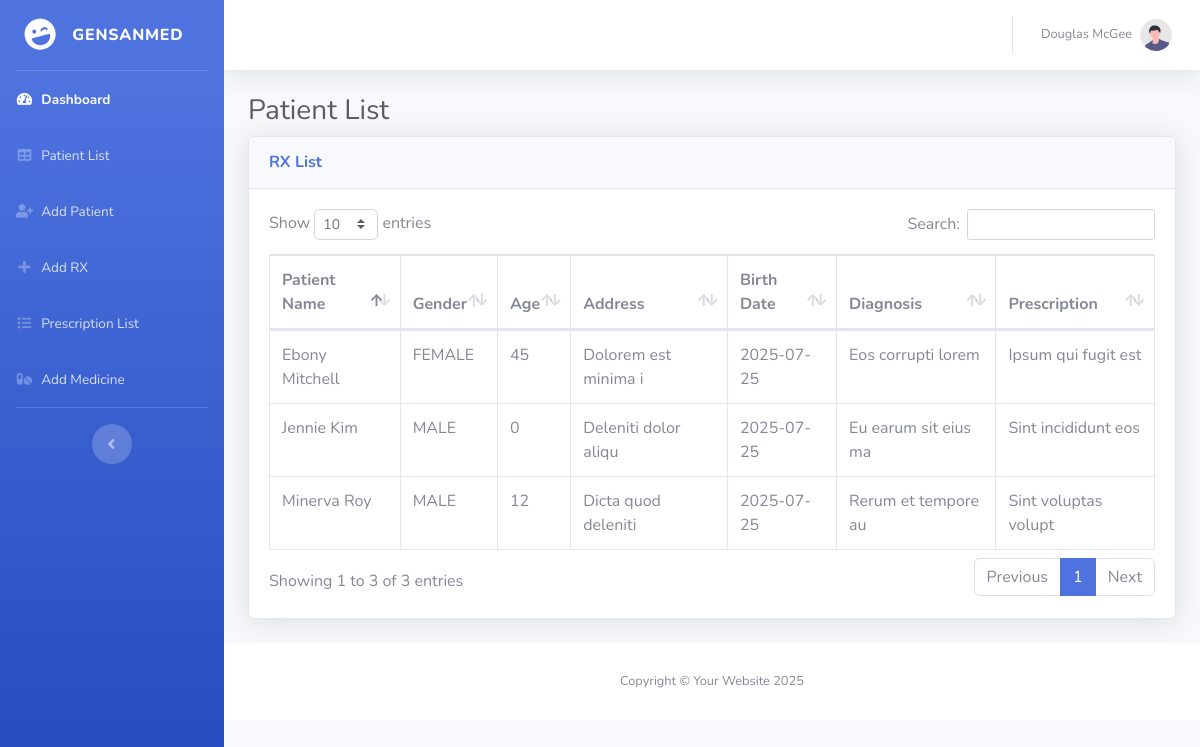
The app's page /patient_list.php with its own data.
### tables this page shows
CREATE TABLE `rx_prescriptions` (
  `id` int(11) NOT NULL,
  `patient_name` varchar(255) NOT NULL,
  `date` date NOT NULL,
  `address` text NOT NULL,
  `age` int(11) NOT NULL,
  `gender` varchar(10) NOT NULL,
  `medicine` varchar(999) NOT NULL,
  `diagnosis` text NOT NULL,
  `prescription` text NOT NULL,
  `created_at` timestamp NOT NULL DEFAULT current_timestamp()
);

### patient_list.php (the view, shortened to what this page needs)
<!DOCTYPE html>
<html lang="en">
<head>
    <?php include('includes/header.php'); ?>
</head>
<body id="page-top">
<div id="wrapper">
    <?php include('includes/sidebar.php'); ?>
    <?php include('includes/topbar.php'); ?>
    <div class="container-fluid">
        <h1 class="h3 mb-2 text-gray-800">Patient List</h1>
        <div class="card shadow mb-4">
            <div class="card-header py-3">
                <h6 class="m-0 font-weight-bold text-primary">RX List</h6>
            </div>
            <div class="card-body">
                <div class="table-responsive">
                    <table class="table table-bordered" id="dataTable" width="100%" cellspacing="0">
                        <thead>
                            <tr>
                                <th>Patient Name</th>
                                <th>Gender</th>
                                <th>Age</th>
                                <th>Address</th>
                                <th>Birth Date</th>
                                <th>Diagnosis</th>
                                <th>Prescription</th>
                            </tr>
                        </thead>
                        <tbody>
                            <?php
                            include 'conn.php';
                            $query = "SELECT * FROM rx_prescriptions ORDER BY id DESC";
                            $result = $conn->query($query);
                            if ($result && $result->num_rows > 0) {
                                while ($row = $result->fetch_assoc()) {
                                    echo "<tr>";
                                    echo "<td>" . htmlspecialchars($row['patient_name']) . "</td>";
                                    echo "<td>" . htmlspecialchars($row['gender']) . "</td>";
                                    echo "<td>" . htmlspecialchars($row['age']) . "</td>";
                                    echo "<td>" . htmlspecialchars($row['address']) . "</td>";
                                    echo "<td>" . htmlspecialchars($row['date']) . "</td>";
                                    echo "<td>" . htmlspecialchars($row['diagnosis']) . "</td>";
                                    echo "<td>" . htmlspecialchars($row['prescription']) . "</td>";
                                    echo "</tr>";
                                }
                            } else {
                                echo "<tr><td colspan='7' class='text-center'>No patient records found.</td></tr>";
                            }
                            ?>
                        </tbody>
                    </table>
                </div>
            </div>
        </div>
    </div>
    <?php include('includes/footer.php'); ?>
</div>
</body>
</html>

### records on screen
rx_prescriptions: patient_name "Ebony Mitchell", gender "FEMALE", age "45", address "Dolorem est minima i", date "2025-07-25", diagnosis "Eos corrupti lorem", prescription "Ipsum qui fugit est"
rx_prescriptions: patient_name "Minerva Roy", gender "MALE", age "12", address "Dicta quod deleniti", date "2025-07-25", diagnosis "Rerum et tempore au", prescription "Sint voluptas volupt"
rx_prescriptions: patient_name "Jennie Kim", gender "MALE", age "0", address "Deleniti dolor aliqu", date "2025-07-25", diagnosis "Eu earum sit eius ma", prescription "Sint incididunt eos"
